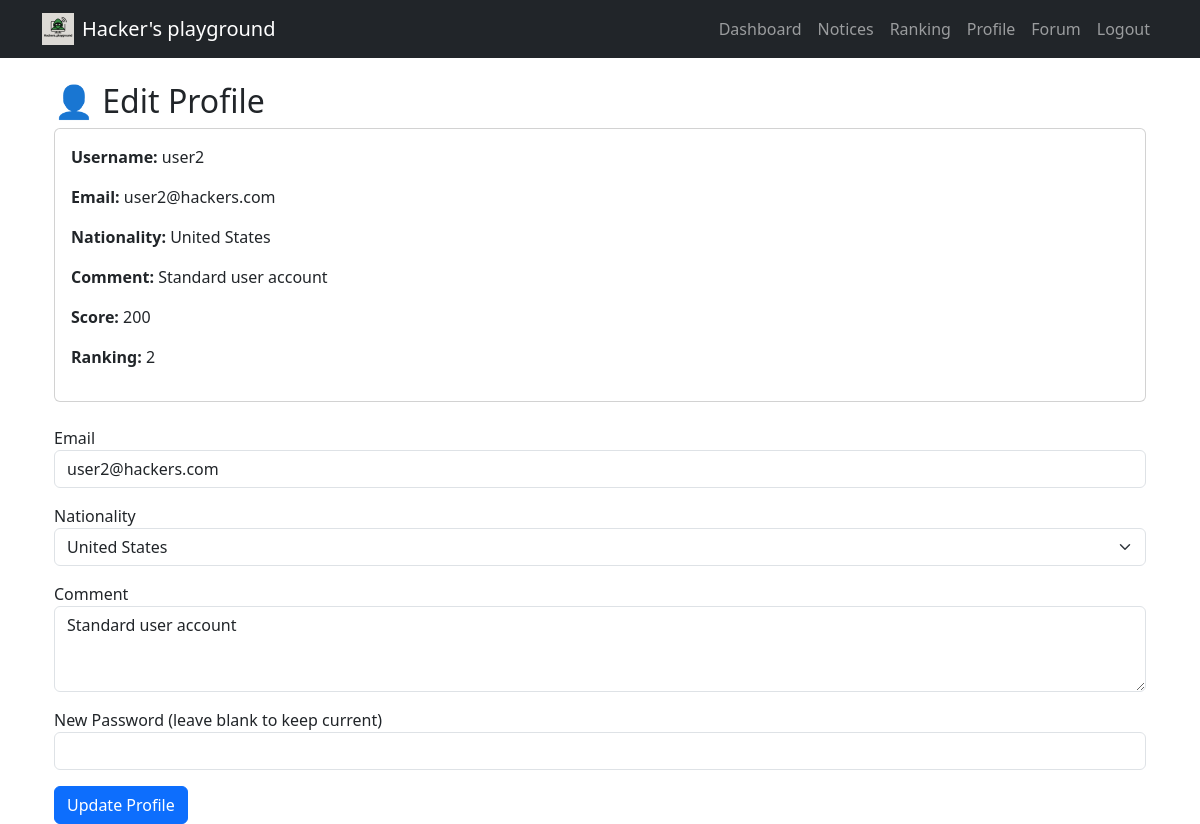
/profile (signed in), run on the app's committed database.
### tables this page shows
CREATE TABLE users (
  id INTEGER PRIMARY KEY AUTOINCREMENT,
  username TEXT NOT NULL UNIQUE,
  password TEXT NOT NULL,
  email TEXT,
  comment TEXT,
  nationality TEXT,
  score INTEGER DEFAULT 0,
  ranking INTEGER DEFAULT 0
);

### routes/auth.py (the view, shortened to what this page needs)
@auth_routes.route('/profile', methods=['GET', 'POST'])
def profile():
    if 'user_id' not in session:
        return redirect('/login')
    conn = get_db()
    cur = conn.cursor()
    cur.execute("SELECT * FROM users WHERE id=?", (session['user_id'],))
    user = cur.fetchone()
    return render_template('user/profile.html', user=user)

### routes/auth.py (called while the page is built)
def get_db():
    conn = sqlite3.connect('database.db')
    conn.row_factory = sqlite3.Row
    return conn

### templates/user/profile.html (shortened to what this page needs)
{% extends "base.html" %}
{% block content %}
<div class="container">
  <h2>👤 Edit Profile</h2>
  <div class="card mb-4">
    <div class="card-body">
      <p><strong>Username:</strong> {{ user.username }}</p>
      <p><strong>Email:</strong> {{ user.email or 'N/A' }}</p>
      <p><strong>Nationality:</strong> {{ user.nationality or 'N/A' }}</p>
      <p><strong>Comment:</strong> {{ user.comment or 'None' }}</p>
      <p><strong>Score:</strong> {{ user.score or 0 }}</p>
      <p><strong>Ranking:</strong> {{ user.ranking or 'Unranked' }}</p>
    </div>
  </div>
  <form method="POST">
    <div class="mb-3">
      <label>Email</label>
      <input type="email" class="form-control" name="email" value="{{ user.email or '' }}" required
             pattern="[a-z0-9._%+-]+@[a-z0-9.-]+\.[a-z]{2,}$">
    </div>
    <div class="mb-3">
      <label>Nationality</label>
      <select name="nationality" class="form-select" required>
        {% for country in ['South Korea', 'United States', 'Germany', 'Japan', 'China', 'India', 'Brazil', 'France', 'Other'] %}
          <option value="{{ country }}" {% if user.nationality == country %}selected{% endif %}>{{ country }}</option>
        {% endfor %}
      </select>
    </div>
    <div class="mb-3">
      <label>Comment</label>
      <textarea class="form-control" name="comment" rows="3">{{ user.comment or '' }}</textarea>
    </div>
    <div class="mb-3">
      <label>New Password (leave blank to keep current)</label>
      <input type="password" class="form-control" name="password">
    </div>
    <button class="btn btn-primary">Update Profile</button>
  </form>
</div>
{% endblock %}

### data on the page
users: username "user2", email "user2@hackers.com", nationality "United States", comment "Standard user account", score "200", ranking "2"
